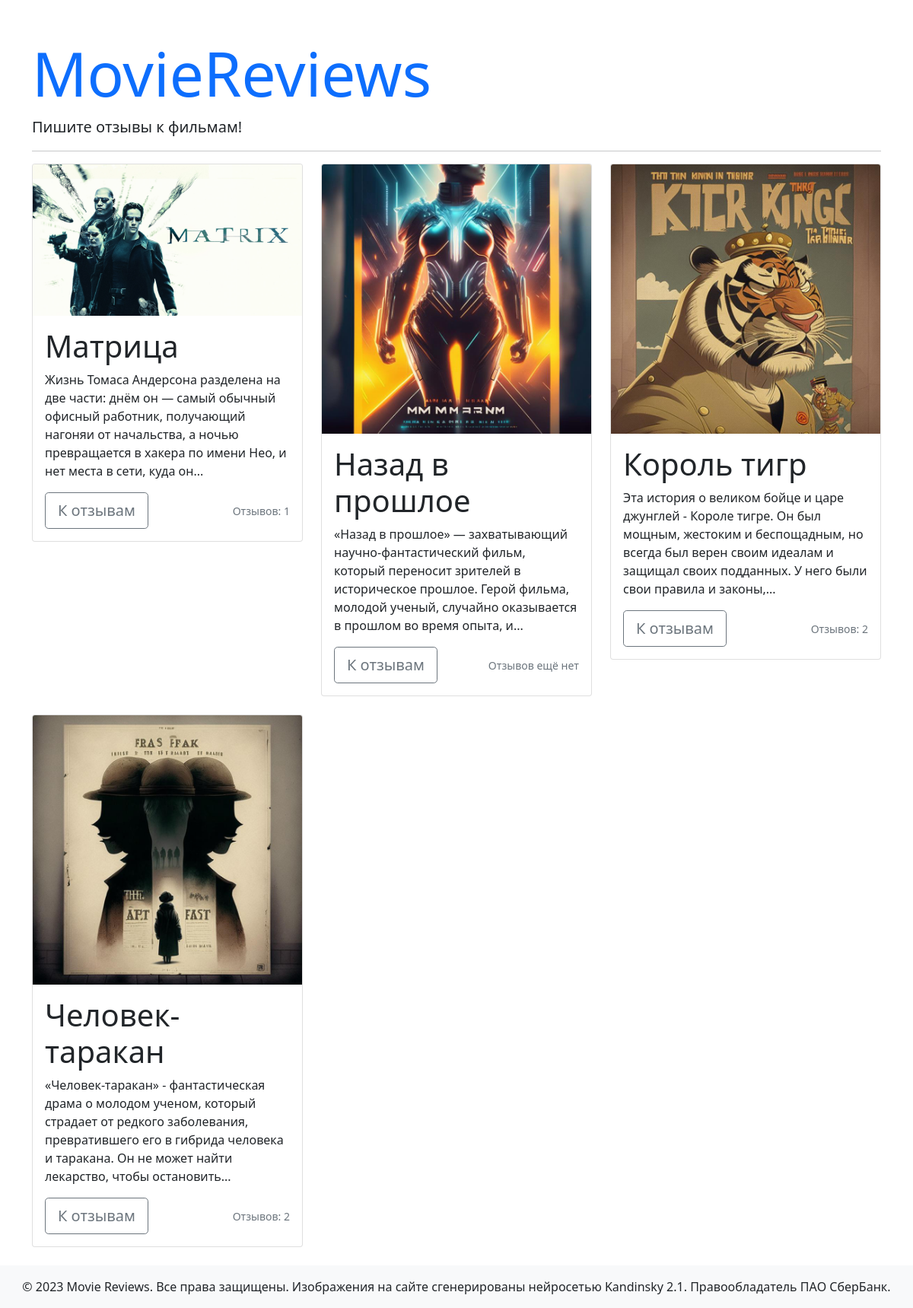
The page / on the database its author committed.
### app/models.py (models this page shows)
class Movies(database.Model):
    movie_id = database.Column(database.Integer, primary_key=True)                                              # ID фильма
    name = database.Column(database.String(255), nullable=False, unique=True)                                   # Название фильма
    description = database.Column(database.Text, nullable=False)                                                # Описание фильма
    image = database.Column(database.String(255), nullable=False)                                               # Постер фильма
    reviews = database.relationship("Reviews", back_populates="movie")                                          # Связь с отзывами из таблицы Reviews

### app/views.py (the view)
@application.route("/")
def index():
    movies = Movies.query.order_by(Movies.movie_id.desc()).all()
    return render_template("index.html", movies=movies)

### app/templates/index.html
{% extends "base.html" %}
{% block content %}
    {% for movie in movies %}
        <div class="col-md-4">
            <div class="card mb-4">
                {% if movie.image %}
                    <img src="{{ url_for('static', filename='images/' + movie.image) }}" class="card-img-top">
                {% endif %}
                <div class="card-body">
                    <h1 class="card-title display-6">{{ movie.name }}</h1>
                    <p class="card-text">{{ movie.description|truncate(200) }}</p>
                    <div class="d-flex justify-content-between align-items-center">
                        <div class="btn-group">
                            <a href="{{ url_for('movie', movie_id=movie.movie_id) }}" class="btn btn-lg btn-outline-secondary">К отзывам</a>
                        </div>
                        <small class="text-muted">
                            {% if movie.reviews %}
                                Отзывов: {{ movie.reviews|length }}
                            {% else %}
                                Отзывов ещё нет
                            {% endif %}
                        </small>
                    </div>
                </div>
            </div>
        </div>
    {% else %}
        <p class="lead">Пока тут пусто, но скоро мы это исправим!</p>
    {% endfor %}
{% endblock content %}

### app/templates/base.html (shortened to what this page needs)
<!DOCTYPE html>
<html lang="ru">
    <head>
        <link href="https://cdn.jsdelivr.net/npm/bootstrap@5.0.2/dist/css/bootstrap.min.css" rel="stylesheet">
    </head>
    <body>
        <div class="container">
            <h1 class="mt-5 display-1"><a href="/" class="text-decoration-none">MovieReviews</a></h1>
            <p class="lead">Пишите отзывы к фильмам!</p>
            <hr>
            <div class="row">
                {% block content %}{% endblock %}
            </div>
        </div>
        {% include "footer.html" %}
    </body>
</html>

### app/templates/footer.html
<footer id="footer" class="bg-light text-center py-3">
      © 2023 Movie Reviews. Все права защищены. Изображения на сайте сгенерированы нейросетью Kandinsky 2.1. Правообладатель ПАО СберБанк.
</footer>

### rows shown on the page
Movies: image (picture), name "Матрица", description "Жизнь Томаса Андерсона разделена на две части: днём он — самый обычный офисный работник, получающий нагоняи от начальства, а ночью превращается в хакера по имени Нео, и нет места в сети, куда он...", reviews|length "1"
Movies: image (picture), name "Назад в прошлое", description "«Назад в прошлое» — захватывающий научно-фантастический фильм, который переносит зрителей в историческое прошлое. Герой фильма, молодой ученый, случайно оказывается в прошлом во время опыта, и...", shows "Отзывов ещё нет"
Movies: image (picture), name "Король тигр", description "Эта история о великом бойце и царе джунглей - Короле тигре. Он был мощным, жестоким и беспощадным, но всегда был верен своим идеалам и защищал своих подданных. У него были свои правила и законы,...", reviews|length "2"
Movies: image (picture), name "Человек-таракан", description "«Человек-таракан» - фантастическая драма о молодом ученом, который страдает от редкого заболевания, превратившего его в гибрида человека и таракана. Он не может найти лекарство, чтобы остановить...", reviews|length "2"
